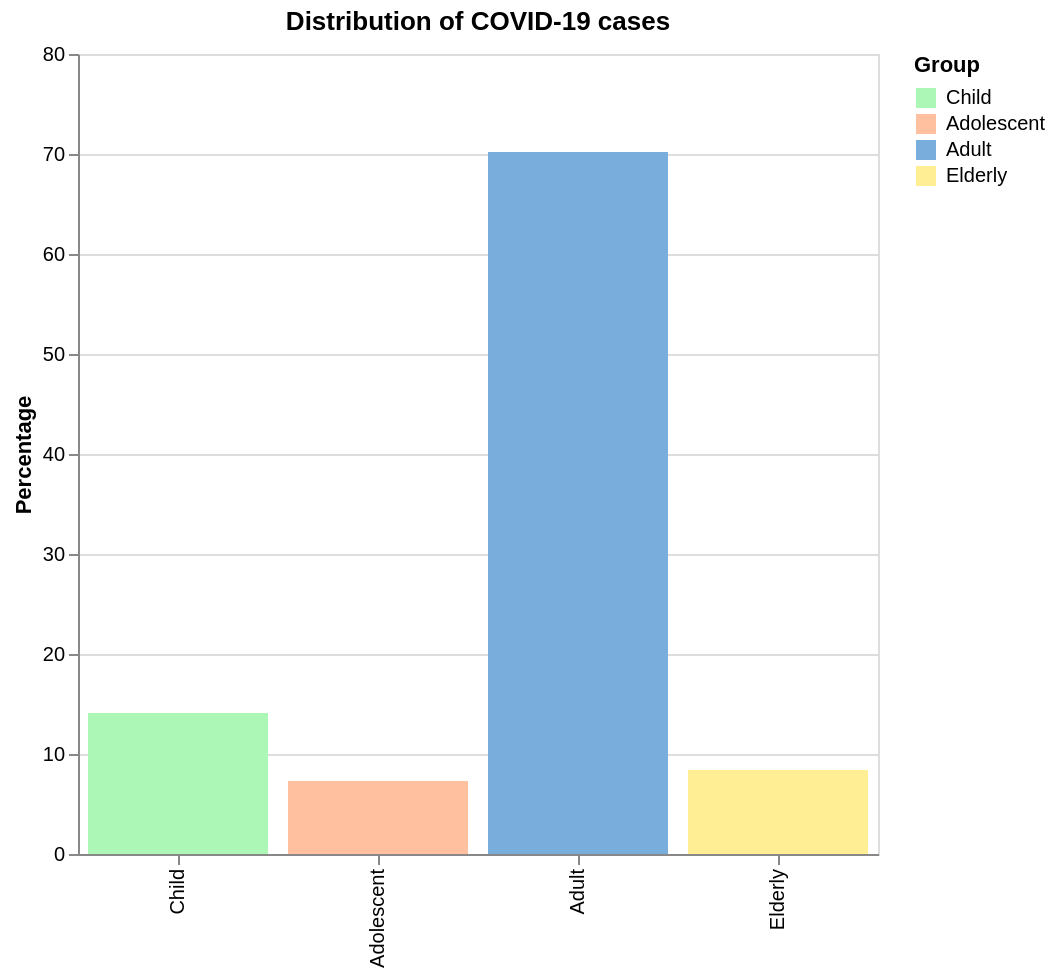

Vega-Lite specification stored for this chart:
### Vega-Lite specification from a JSON file in a GitHub repository (floating-point values rounded to 4 significant figures)
{"$schema": "https://vega.github.io/schema/vega-lite/v5.json", "title": {"text": "Distribution of COVID-19 cases"}, "width": 400, "height": 400, "data": {"values": [{"group": "Child", "percentage": 14.1}, {"group": "Adult", "percentage": 70.2}, {"group": "Elderly", "percentage": 8.4}, {"group": "Adolescent", "percentage": 7.3}]}, "mark": "bar", "encoding": {"x": {"field": "group", "type": "nominal", "sort": ["Child", "Adolescent", "Adult", "Eldery"], "title": ""}, "y": {"field": "percentage", "type": "quantitative", "title": "Percentage"}, "color": {"field": "group", "title": "Group", "type": "nominal", "scale": {"range": ["#adf7b6", "#ffc09f", "#79addc", "#ffee93"]}, "sort": ["Child", "Adolescent", "Adult", "Eldery"]}, "tooltip": [{"field": "group", "type": "nominal", "title": "Group"}, {"field": "percentage", "type": "quantitative", "title": "Percentage (%)"}]}}
